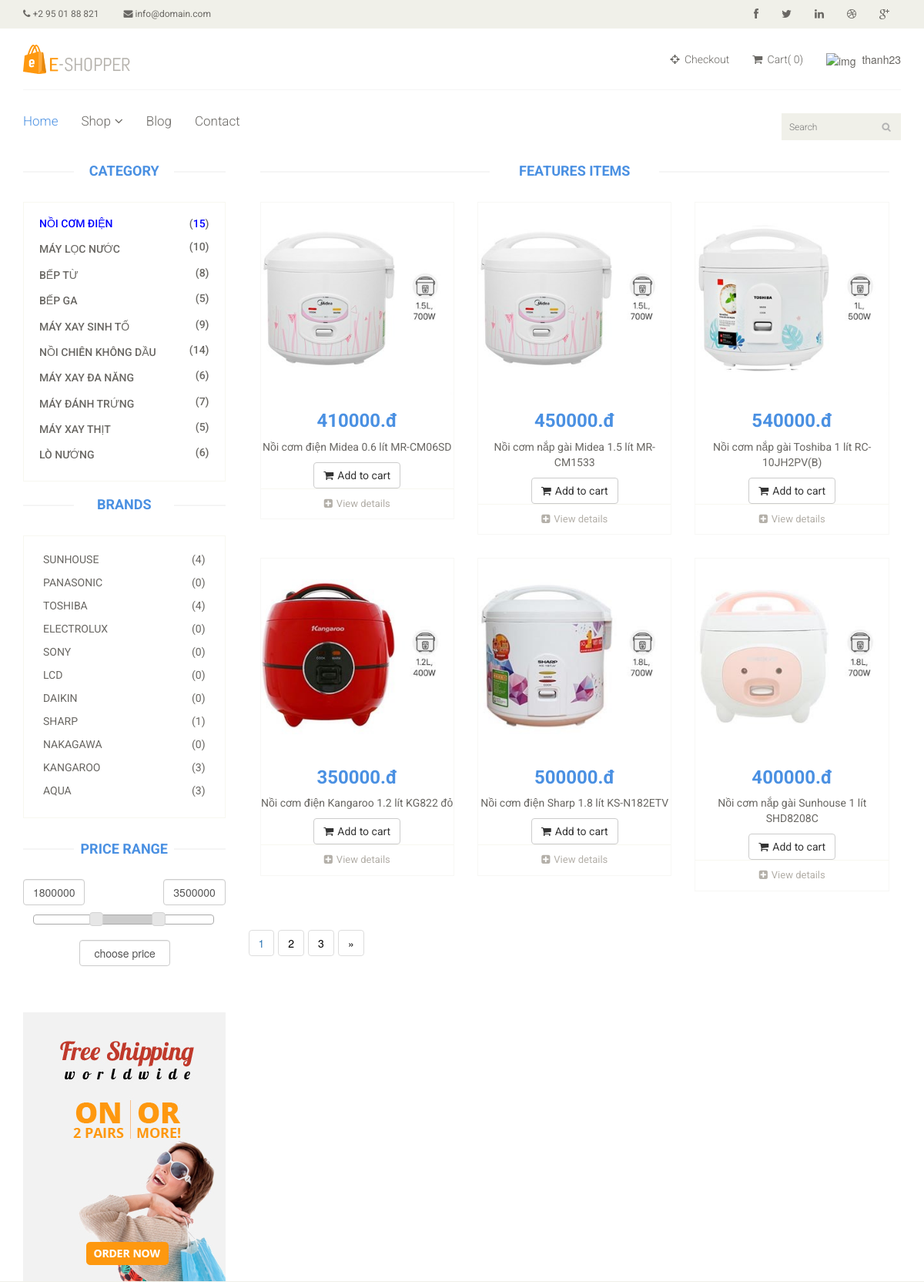
The page /Controller/--front/shop/shop_category.php?san-pham=Nồi cơm điện (signed in, upper part) on the database as committed earlier.
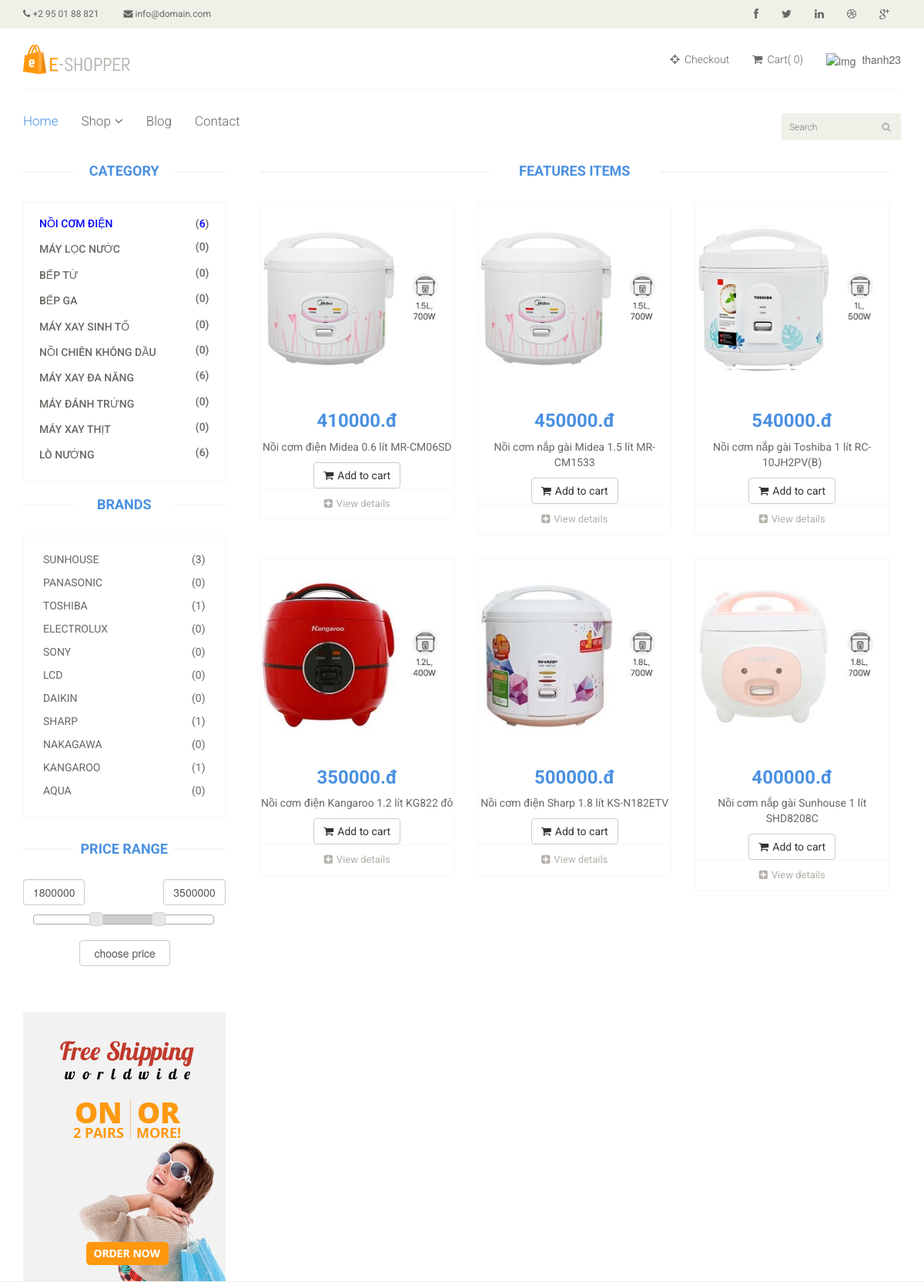
The same page on the database as committed later.
### tables this page shows
CREATE TABLE `tbl_category` (
  `id_category` int(11) NOT NULL,
  `name` varchar(150) NOT NULL,
  `category_code` varchar(150) NOT NULL,
  `image` varchar(150) NOT NULL,
  `create_date` timestamp NOT NULL DEFAULT current_timestamp() ON UPDATE current_timestamp(),
  `user` varchar(150) NOT NULL,
  `status_category` enum('0','1') NOT NULL
);

CREATE TABLE `tbl_brand` (
  `id_brand` int(11) NOT NULL,
  `numerical order` int(100) NOT NULL,
  `brand_code` varchar(150) NOT NULL,
  `image` varchar(150) NOT NULL,
  `name` varchar(150) NOT NULL,
  `user` varchar(150) NOT NULL,
  `date` varchar(150) NOT NULL,
  ` function` text NOT NULL,
  `status_brand` enum('0','1') NOT NULL
);

### Controller/--front/shop/shop_category.php (called while the page is built, shortened)
<?php
require '../../../connect/database.php';
require '../../../models/--front/shop_category.php';
$brand = get_shop_brand($conn);
$category = get_shop_category($conn);
$name_category = $_GET['san-pham'];
$category_1 = get_shop_categoryname($conn, $name_category);
$cate = mysqli_fetch_assoc($category_1);
$id_cate = $cate['id_category'];
if (isset($_GET['san-pham'])) {
	$sp = $_GET['san-pham'];
	if (isset($_GET['brand'])) {
		$br = $_GET['brand'];
	} else {
		$br = 1;
	}
} else {
	$sp = 1;
}
if (isset($_GET["page"])) {
	$trang = $_GET["page"];
} else {
	$trang = 1;
}
$sotintrang = 6;
$form = ($trang - 1) * $sotintrang;
$product_num = get_shop_product_num($conn,$id_cate);
$product_page = get_shop_product_page($conn,$id_cate,$form,$sotintrang);
$name_brand = $br;
$tongsotin = mysqli_num_rows($product_num);
$sotrang = ceil($tongsotin / $sotintrang);
require '../../../view/--front/shop/shop_category.php';
?>

### models/--front/shop_category.php (called while the page is built, shortened)
<?php
function get_shop_category($conn){
    $category =  mysqli_query($conn, "SELECT * FROM tbl_category WHERE status_category='0'");
    return $category;
}
function get_shop_brand($conn){
    $brand =  mysqli_query($conn, "SELECT * FROM tbl_brand WHERE status_brand='0'");
    return $brand;
}
function get_shop_categoryname($conn, $name_category){
    $category = mysqli_query($conn, "SELECT * FROM tbl_category WHERE name='$name_category'");
    return $category;
}
function get_shop_product_num($conn,$id_cate){
    $product_num = mysqli_query($conn, "SELECT *FROM tbl_product WHERE id_category= '$id_cate' ");
    return $product_num;
}
function get_shop_product_page($conn, $id_cate, $form, $sotintrang){
    $product_page = mysqli_query($conn, "SELECT *FROM tbl_product WHERE id_category= '$id_cate' LIMIT $form, $sotintrang");
    return $product_page;
}

### view/--front/shop/shop_category.php (the view, shortened to what the changed rows need)
<?php
require '../../../layout/--front/header.php';
?>
<section>
	<div class="container">
		<div class="row">
			<div class="col-sm-3">
				<div class="left-sidebar">
					<h2>Category</h2>
					<div class="panel-group category-products" id="accordian">
						<?php foreach ($category as $key => $value_category) :
							$num_category = $value_category['id_category'];
							$num_product_category =  mysqli_query($conn, "SELECT * FROM tbl_product WHERE id_category = $num_category"); ?>
							<div class="panel panel-default">
								<div class="panel-heading">
									<h4 class="panel-title">
										<a href="../../../Controller/--front/shop/shop_category.php?san-pham=<?php echo $value_category['name'] ?>">
											<span class="pull-right">(<?php
																		if ($name_category == $value_category['name']) {
																			echo '<span  style="color:blue;">' . mysqli_num_rows($num_product_category) . '</span>';
																		} else {
																			echo mysqli_num_rows($num_product_category);
																		}
																		?>)
											</span>
											<?php
											if ($name_category == $value_category['name']) {
												echo '<div  style="color:blue;">' . $value_category['name'] . '</div>';
											} else {
												echo  $value_category['name'];
											}
											?>
										</a>
									</h4>
								</div>
							</div>
						<?php endforeach ?>
					</div>
					<div class="brands_products">
						<h2>Brands</h2>
						<div class="brands-name">
							<?php foreach ($brand as $key => $value_brand) :
								$num_brand = $value_brand['id_brand'];
								$num_product_brand =  mysqli_query($conn, "SELECT * FROM tbl_product WHERE id_brand = $num_brand AND id_category=$id_cate"); ?>
								<ul class="nav nav-pills nav-stacked">
									<li><a href="../../../Controller/--front/shop/shop_category.php?san-pham=<?php echo $sp ?>&brand=<?php echo $value_brand['name'] ?>">
											<span class="pull-right">(<?php
																		if ($name_brand == $value_brand['name']) {
																			echo '<span  style="color:blue;">' . mysqli_num_rows($num_product_brand) . '</span>';
																		} else {
																			echo mysqli_num_rows($num_product_brand);
																		}
																		?>)
											</span>
											<?php
											if ($name_brand == $value_brand['name']) {
												echo '<div  style="color:blue;">' . $value_brand['name'] . '</div>';
											} else {
												echo  $value_brand['name'];
											}
											?>
										</a>
									</li>
								</ul>
							<?php endforeach ?>
						</div>
					</div>
					<div class="price-range">
						<form method="post" action="shop_category.php?san-pham=<?php echo $sp ?>&brand=<?php echo $br ?>">
							<h2>Price Range</h2>
							<br />
						</form>
					</div>
				</div>
			</div>
			<div class="col-sm-9 padding-right">
				<div class="features_items">
					<h2 class="title text-center">Features Items</h2>
					<?php foreach ($product_page as $key => $value_product) :
					?>
						<div class="col-sm-4">
							<div class="product-image-wrapper">
								<div class="single-products">
									<div class="productinfo text-center">
										<h2><?php echo $value_product['price'] ?>.đ</h2>
									</div>
								</div>
							</div>
						</div>
					<?php endforeach ?>
				</div>
				<ul class="pagination">
					<li>
						<?php
						for ($t = 1; $t <= $sotrang; $t++) {
							if ($sotrang != 1) {
								if ($t == $trang) {
									echo '<a href="' . "shop_category.php?san-pham=$sp&brand= $br&page=$t" . '">' . $t;
								} else {
									echo '<a  style="color:black;" href="' . "shop_category.php?san-pham=$sp&brand= $br&page=$t" . '">' . $t;
								}
							}
						}
						?>
						<?php
						if ($sotrang >= 3) {
							echo '<a style="color:black;">&raquo</a>';
						}
						?>
					</li>
				</ul>
			</div>
		</div>
	</div>
</section>
<?php
require "../../../layout/--front/footer.php"
?>
<html>
<head>
	<link rel="stylesheet" href="../../../public/--front/css/jquery-ui.css" />
	<link rel="stylesheet" href="../../../public/--front/css/bootstrap_min.css" />
</head>
</html>

Rows that differ between the two databases and show on the page:
changed tbl_category "NỒI CƠM ĐIỆN": mysqli_num_rows($num_product_category) "15" → "6"
changed tbl_category "MÁY LỌC NƯỚC": mysqli_num_rows($num_product_category) "10" → "0"
changed tbl_category "BẾP TỪ": mysqli_num_rows($num_product_category) "8" → "0"
changed tbl_category "BẾP GA": mysqli_num_rows($num_product_category) "5" → "0"
changed tbl_category "MÁY XAY SINH TỐ": mysqli_num_rows($num_product_category) "9" → "0"
changed tbl_category "NỒI CHIÊN KHÔNG DẦU": mysqli_num_rows($num_product_category) "14" → "0"
changed tbl_category "MÁY ĐÁNH TRỨNG": mysqli_num_rows($num_product_category) "7" → "0"
changed tbl_category "MÁY XAY THỊT": mysqli_num_rows($num_product_category) "5" → "0"
computed for tbl_brand "SUNHOUSE": mysqli_num_rows($num_product_brand) "4" → "3"
computed for tbl_brand "TOSHIBA": mysqli_num_rows($num_product_brand) "4" → "1"
changed tbl_brand "KANGAROO": mysqli_num_rows($num_product_brand) "3" → "1"
changed tbl_brand "AQUA": mysqli_num_rows($num_product_brand) "3" → "0"
Other text that changed with them:
list line gone: "1"
list line gone: "2"
list line gone: "3"
